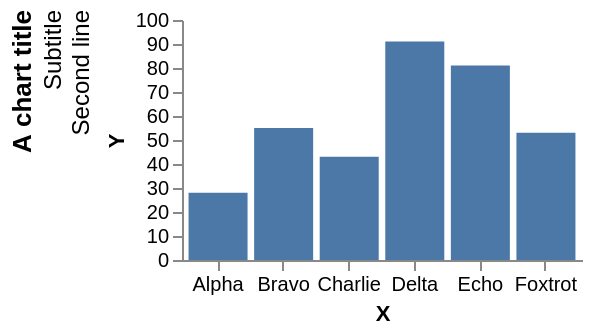

Express this chart as Vega-Lite.
### Vega specification from a JSON file in a GitHub repository (floating-point values rounded to 4 significant figures)
{"width": 200, "height": 120, "padding": 5, "data": [{"name": "t", "values": [{"a": "Alpha", "b": 28, "c": "x", "d": 1}, {"a": "Bravo", "b": 55, "c": "y", "d": 2}, {"a": "Charlie", "b": 43, "c": "x", "d": 3}, {"a": "Delta", "b": 91, "c": "z", "d": 4}, {"a": "Echo", "b": 81, "c": "y", "d": 5}, {"a": "Foxtrot", "b": 53, "c": "z", "d": 6}]}], "scales": [{"name": "x", "type": "band", "domain": {"data": "t", "field": "a"}, "range": "width", "padding": 0.1}, {"name": "y", "type": "linear", "domain": {"data": "t", "field": "b"}, "range": "height", "nice": true}, {"name": "color", "type": "ordinal", "domain": {"data": "t", "field": "c"}, "range": {"scheme": "category10"}}, {"name": "ramp", "type": "linear", "domain": {"data": "t", "field": "d"}, "range": {"scheme": "blues"}}, {"name": "size", "type": "linear", "domain": {"data": "t", "field": "b"}, "range": [10, 200]}, {"name": "shape", "type": "ordinal", "domain": {"data": "t", "field": "c"}, "range": "symbol"}, {"name": "quant", "type": "quantize", "domain": [0, 100], "range": {"scheme": "greens", "count": 4}}], "marks": [{"type": "rect", "from": {"data": "t"}, "encode": {"enter": {"x": {"scale": "x", "field": "a"}, "width": {"scale": "x", "band": 1}, "y": {"scale": "y", "field": "b"}, "y2": {"scale": "y", "value": 0}}}}], "title": {"text": "A chart title", "subtitle": ["Subtitle", "Second line"], "orient": "left", "anchor": "end", "frame": "bounds", "offset": 6}, "axes": [{"orient": "bottom", "scale": "x", "title": "X"}, {"orient": "left", "scale": "y", "title": "Y"}]}
